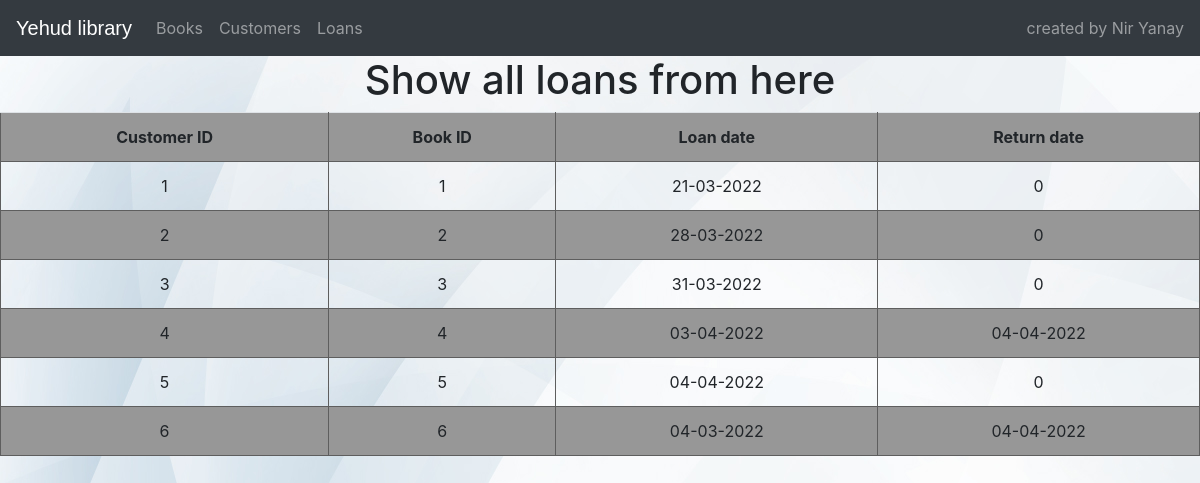
Screenshot of /Loans/displayAllLoans with the database file from the repository.
### tables this page shows
CREATE TABLE Loans (CustID int,BookID int,loanDate int,returnDate int);

### main.py (the view)
@api.route("/Loans/displayAllLoans",methods=['GET','POST'])
def displayLoans():
    return tLoans.Loans.displayAllLoans(tLoans.Loans)

### tools/Loans.py (called while the page is built)
    def displayAllLoans(self):
        if request.method=='GET':
            self.cur.execute('''SELECT * FROM Loans''')
            Loans = self.cur.fetchall()
            return render_template("/Loans/displayAllLoans.html", Loans=Loans)
        return render_template("/Loans/displayAllLoans.html")

### templates/Loans/displayAllLoans.html (shortened to what this page needs)
{%extends 'layout.html'%}
{%block content%}
<link rel="stylesheet" href="https://cdn.jsdelivr.net/npm/bootstrap@4.0.0/dist/css/bootstrap.min.css">
<body background="/static/image/BG.jpg">
<h1 class="text-center">Show all loans from here</h1>
<div class="table-responsive">
    <table class="table">
        <tr>
            <th>Customer ID</th>
            <th>Book ID</th>
            <th>Loan date</th>
            <th>Return date</th>
        </tr>
        {%for loan in Loans%}
        <tr>
            <td>{{loan[0]}}</td>
            <td>{{loan[1]}}</td>
            <td>{{loan[2]}}</td>
            <td>{{loan[3]}}</td>
        </tr>
        {%endfor%}
    </table>
</div>
</body>
{%endblock%}

### templates/layout.html (style rules this page uses)
table { border-collapse: collapse; width: 50%; text-align: center; }
th, td { padding: 0.25rem; text-align: center; border: 1px solid rgb(94, 94, 94); }
tbody tr:nth-child(odd) { background: rgb(151, 151, 151); }

### rows the page displays
Loans: CustID "1", BookID "1", loanDate "21-03-2022", returnDate "0"
Loans: CustID "2", BookID "2", loanDate "28-03-2022", returnDate "0"
Loans: CustID "3", BookID "3", loanDate "31-03-2022", returnDate "0"
Loans: CustID "4", BookID "4", loanDate "03-04-2022", returnDate "04-04-2022"
Loans: CustID "5", BookID "5", loanDate "04-04-2022", returnDate "0"
Loans: CustID "6", BookID "6", loanDate "04-03-2022", returnDate "04-04-2022"
